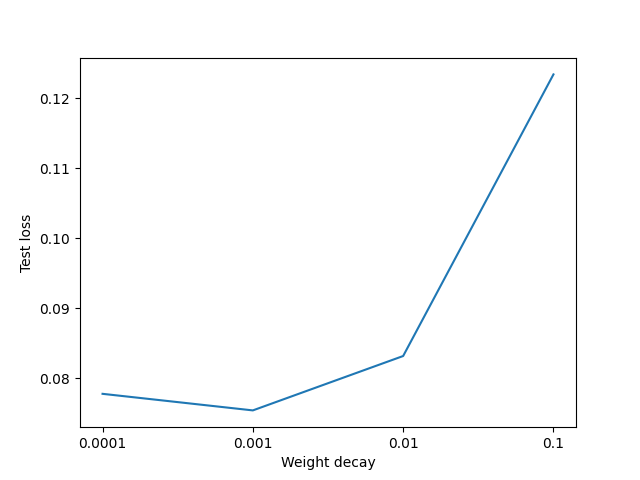

Python code for this plot:
from matplotlib import pyplot as plt

plt.plot(['0.0001', '0.001', '0.01', '0.1'], [
    0.07774406764656305,
    0.07537635997869074,
    0.08314533298835158,
    0.12337480997666717
])
plt.xlabel('Weight decay')
plt.ylabel('Test loss')
plt.show()
